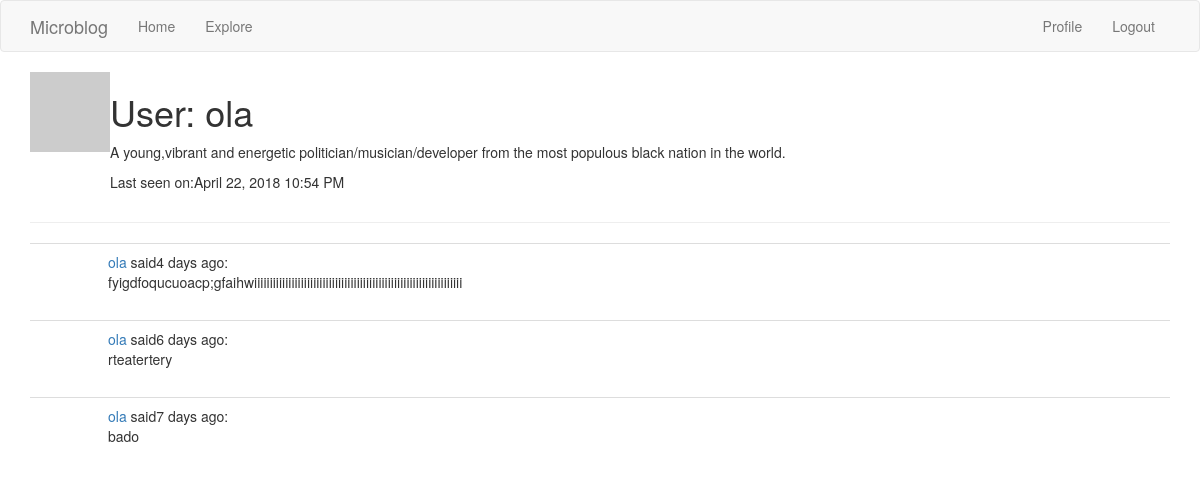
Page /user/ola (signed in) on the earlier database version.
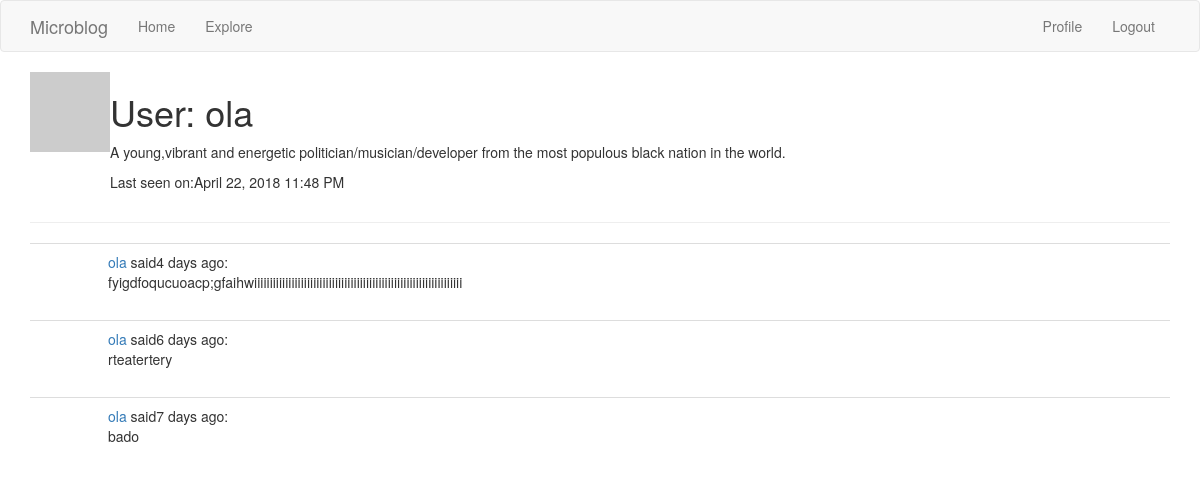
Same page on the later database version.
### app/models.py (models this page shows, shortened)
class User(UserMixin, db.Model):
    id = db.Column(db.Integer, primary_key = True)
    username = db.Column(db.String(64), index =True, unique=True)
    email = db.Column(db.String(120), index=True,unique = True)
    password_hash = db.Column(db.String(128))
    posts = db.relationship('Post', backref ='author',lazy = 'dynamic')
    about_me = db.Column(db.String(140))
    last_seen = db.Column(db.DateTime, default = datetime.utcnow)
    def avatar(self, size):
        digest = md5(self.email.lower().encode('utf-8')).hexdigest()
        return 'https://www.gravatar.com/avatar/{}?d=identicon&s={}'.format(
            digest, size)

### app/main/routes.py (the view)
@bp.route('/user/<username>')
@login_required
def user(username):
    user = User.query.filter_by(username=username).first_or_404()
    page = request.args.get('page', 1, type=int)
    posts = user.posts.order_by(Post.timestamp.desc()).paginate(
        page, current_app.config['POSTS_PER_PAGE'], False)
    next_url = url_for('main.user', username=user.username, page=posts.next_num) \
        if posts.has_next else None
    prev_url = url_for('main.user', username=user.username, page=posts.prev_num) \
        if posts.has_prev else None
    return render_template('user.html', user=user, posts=posts.items,
                           next_url=next_url, prev_url=prev_url)

### app/main/routes.py (called while the page is built)
@bp.before_request
def before_request():
    if current_user.is_authenticated:
        current_user.last_seen = datetime.utcnow()
        db.session.commit()

### app/models.py (called while the page is built)
@login.user_loader
def load_user(id):
    return User.query.get(int(id))

### app/templates/user.html (shortened to what this page needs)
{% extends "base.html"%}
{% block app_content %}
<table>
      <tr valign="top">
          <td><img src="{{ user.avatar(128) }}"></td>
          <td>
            <h1>User: {{ user.username }}</h1>
            {% if user.about_me %}<p>{{user.about_me}}</p>{%  endif %}
            {% if user.last_seen %} <p>Last seen on:{{ moment(user.last_seen).format('LLL')}}</p>{% endif %}
          </td>
      </tr>
  </table>
<hr>
{% for post in posts %}
  {% include '_post.html'%}
{% endfor %}
{% endblock %}

Differences in the rows shown:
changed User "ola": last_seen "April 22, 2018 10:54 PM" → "April 22, 2018 11:48 PM"
